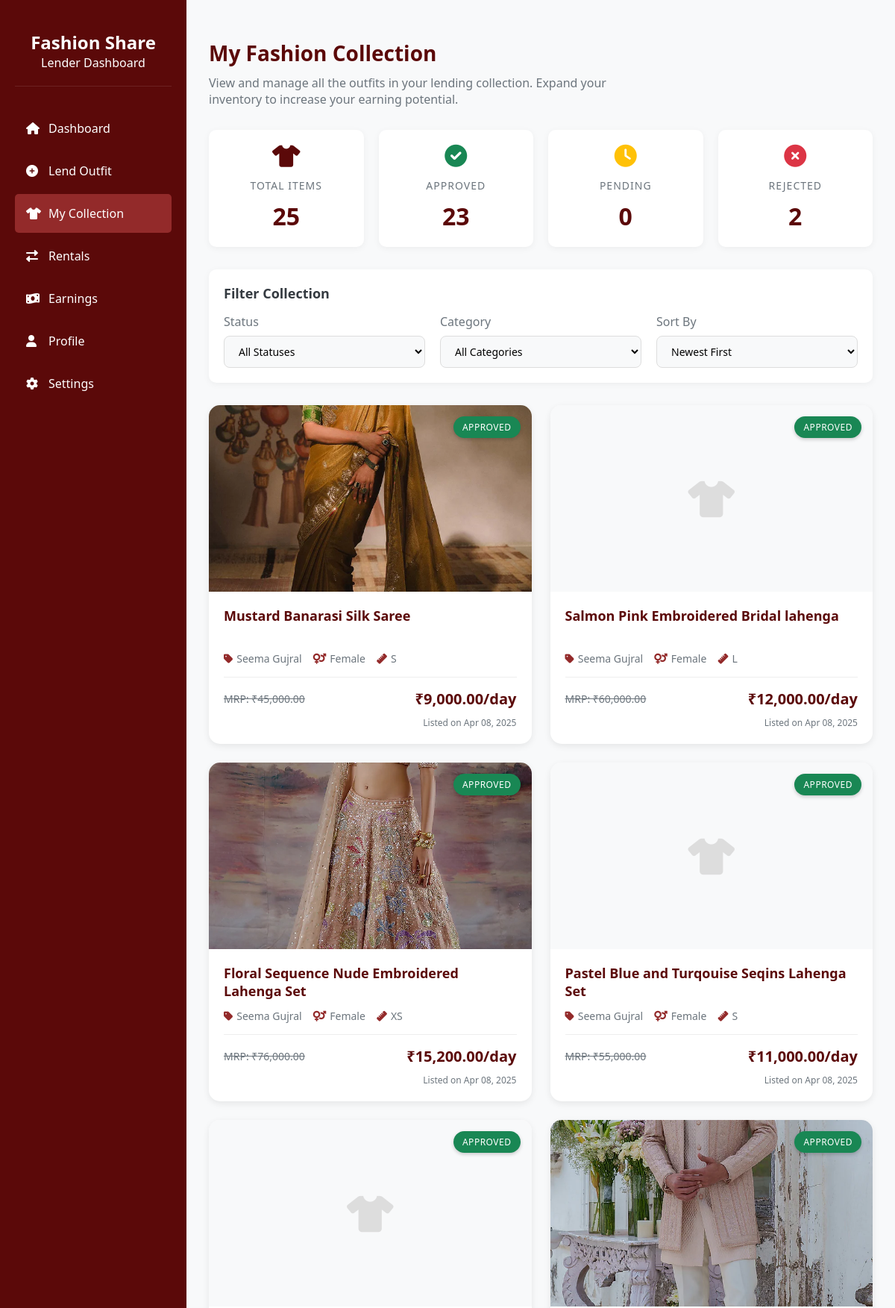
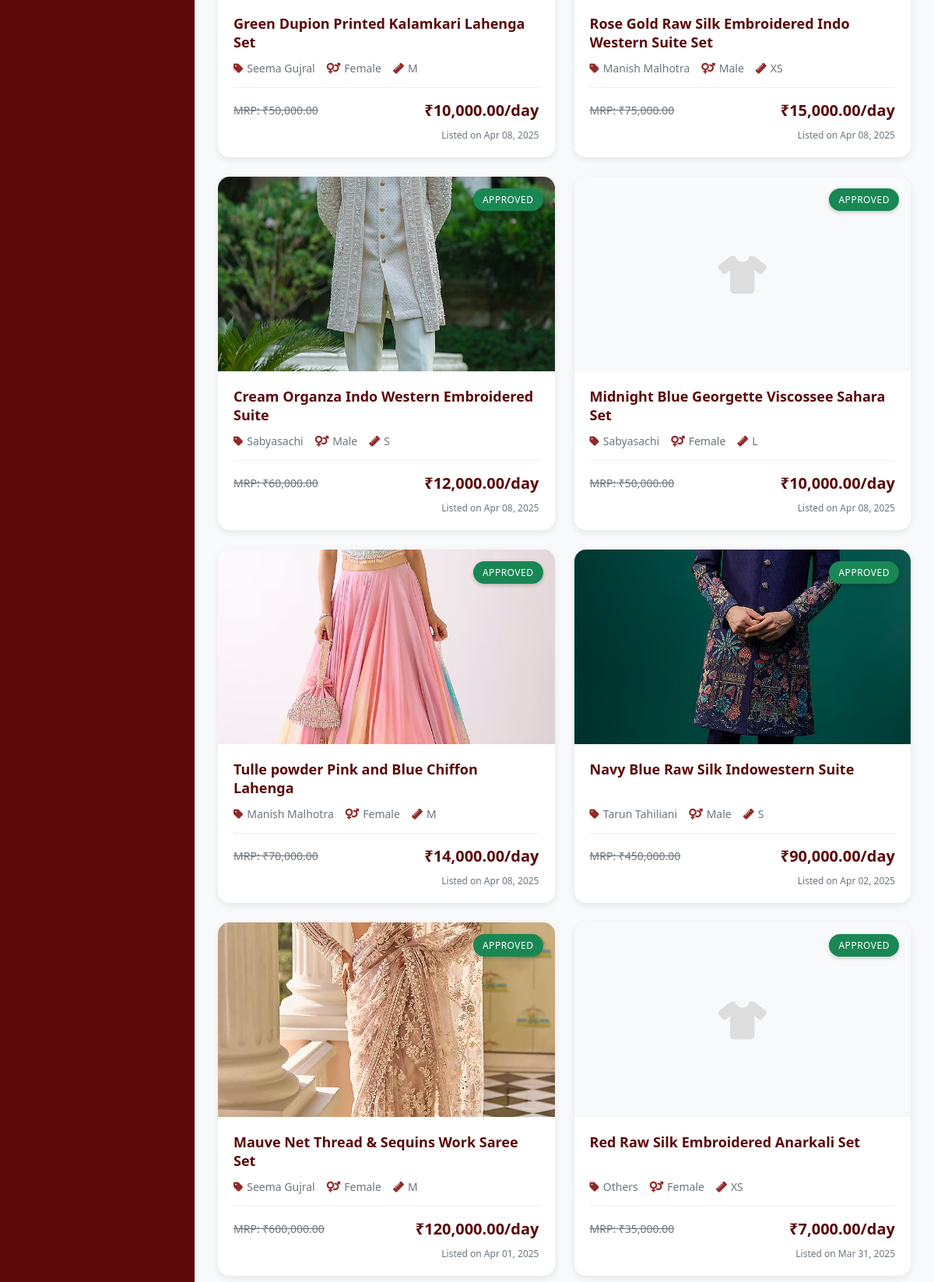
The app's page /my_outfits.php (signed in, upper part) with its own data (2 pictures, top to bottom).
### tables this page shows
CREATE TABLE `tbl_outfit` (
  `outfit_id` int(11) NOT NULL,
  `description_id` int(11) DEFAULT NULL,
  `brand_id` int(11) DEFAULT NULL,
  `size_id` int(11) DEFAULT NULL,
  `gender_id` int(11) DEFAULT NULL,
  `mrp` decimal(10,2) NOT NULL,
  `image1` varchar(255) DEFAULT NULL,
  `status` enum('pending','approved','rejected') DEFAULT 'pending',
  `email` varchar(255) NOT NULL,
  `purchase_year` int(11) NOT NULL,
  `city` varchar(100) NOT NULL,
  `image2` varchar(255) DEFAULT NULL,
  `image3` varchar(255) DEFAULT NULL,
  `proof_image` varchar(255) DEFAULT NULL,
  `address` text NOT NULL,
  `price_id` int(11) DEFAULT NULL,
  `type_id` int(11) DEFAULT NULL,
  `occasion_id` int(11) DEFAULT NULL,
  `created_at` timestamp NOT NULL DEFAULT current_timestamp(),
  `updated_at` timestamp NOT NULL DEFAULT current_timestamp() ON UPDATE current_timestamp()
);

CREATE TABLE `tbl_description` (
  `id` int(11) NOT NULL,
  `description_text` text NOT NULL
);

CREATE TABLE `tbl_subcategory` (
  `id` int(11) NOT NULL,
  `category_id` int(11) NOT NULL,
  `subcategory_name` varchar(255) NOT NULL
);

### my_outfits.php (the view, shortened to what this page needs)
<?php
include 'connect.php';
$user_id = $_SESSION['id'];
$lender_query = "SELECT name, email FROM tbl_users WHERE user_id = ?";
$lender_stmt = $conn->prepare($lender_query);
$lender_stmt->bind_param("i", $user_id);
$lender_result = $lender_stmt->get_result();
$lender = $lender_result->fetch_assoc();
$outfits_query = "SELECT o.outfit_id, o.status, o.mrp, o.image1, o.created_at, o.purchase_year, o.city,
                  d.description_text, b.subcategory_name as brand_name, t.subcategory_name as type_name,
                  s.subcategory_name as size_name, g.subcategory_name as gender_name,
                  oc.subcategory_name as occasion_name
                  FROM tbl_outfit o
                  LEFT JOIN tbl_description d ON o.description_id = d.id
                  LEFT JOIN tbl_subcategory b ON o.brand_id = b.id
                  LEFT JOIN tbl_subcategory t ON o.type_id = t.id
                  LEFT JOIN tbl_subcategory s ON o.size_id = s.id
                  LEFT JOIN tbl_subcategory g ON o.gender_id = g.id
                  LEFT JOIN tbl_subcategory oc ON o.occasion_id = oc.id
                  WHERE o.email = ?
                  ORDER BY o.created_at DESC";
$outfits_stmt = $conn->prepare($outfits_query);
$outfits_stmt->bind_param("s", $lender['email']);
if (!$outfits_stmt->execute()) {
    die("Error executing outfits query: " . $outfits_stmt->error);
}
$outfits_result = $outfits_stmt->get_result();
$outfits = $outfits_result->fetch_all(MYSQLI_ASSOC);
$total_outfits = count($outfits);
$pending_count = 0;
$approved_count = 0;
$rejected_count = 0;
foreach ($outfits as $outfit) {
    $status = strtolower($outfit['status']);
    if ($status == 'pending') $pending_count++;
    else if ($status == 'approved') $approved_count++;
    else if ($status == 'rejected') $rejected_count++;
}
?>
<!DOCTYPE html>
<html lang="en">
<head>
    <link href="https://cdnjs.cloudflare.com/ajax/libs/font-awesome/6.0.0/css/all.min.css" rel="stylesheet">
</head>
<body>
    <div class="sidebar">
        <div class="sidebar-header">
            <h2>Fashion Share</h2>
            <p>Lender Dashboard</p>
        </div>
        <div class="sidebar-menu">
            <a href="lender_dashboard.php" class="menu-item" style="text-decoration: none; color: white;">
                <i class="fas fa-home"></i> Dashboard
            </a>
            <a href="lending.php" class="menu-item" style="text-decoration: none; color: white;">
                <i class="fas fa-plus-circle"></i> Lend Outfit
            </a>
            <a href="my_outfits.php" class="menu-item active" style="text-decoration: none; color: white; background-color: var(--secondary);">
                <i class="fas fa-tshirt"></i> My Collection
            </a>
            <a href="current_rentals.php" class="menu-item" style="text-decoration: none; color: white;">
                <i class="fas fa-exchange-alt"></i> Rentals
            </a>
            <a href="earnings.php" class="menu-item" style="text-decoration: none; color: white;">
                <i class="fas fa-money-bill-wave"></i> Earnings
            </a>
            <a href="lender_profile.php" class="menu-item" style="text-decoration: none; color: white;">
                <i class="fas fa-user"></i> Profile
            </a>
            <a href="settings.php" class="menu-item" style="text-decoration: none; color: white;">
                <i class="fas fa-cog"></i> Settings
            </a>
        </div>
    </div>
    <div class="main-content">
        <div class="page-header">
            <h1 class="page-title">My Fashion Collection</h1>
            <p class="page-description">
                View and manage all the outfits in your lending collection. Expand your inventory to increase your earning potential.
            </p>
        </div>
        <div class="stats-container">
            <div class="stat-card">
                <div class="stat-icon icon-total">
                    <i class="fas fa-tshirt"></i>
                </div>
                <div class="stat-title">Total Items</div>
                <div class="stat-value"><?php echo $total_outfits; ?></div>
            </div>
            <div class="stat-card">
                <div class="stat-icon icon-approved">
                    <i class="fas fa-check-circle"></i>
                </div>
                <div class="stat-title">Approved</div>
                <div class="stat-value"><?php echo $approved_count; ?></div>
            </div>
            <div class="stat-card">
                <div class="stat-icon icon-pending">
                    <i class="fas fa-clock"></i>
                </div>
                <div class="stat-title">Pending</div>
                <div class="stat-value"><?php echo $pending_count; ?></div>
            </div>
            <div class="stat-card">
                <div class="stat-icon icon-rejected">
                    <i class="fas fa-times-circle"></i>
                </div>
                <div class="stat-title">Rejected</div>
                <div class="stat-value"><?php echo $rejected_count; ?></div>
            </div>
        </div>
        <div class="filter-container">
            <h3 class="filter-title">Filter Collection</h3>
            <div class="filters">
                <div class="filter-group">
                    <label for="status-filter" class="filter-label">Status</label>
                    <select id="status-filter" class="filter-select">
                        <option value="all">All Statuses</option>
                    </select>
                </div>
                <div class="filter-group">
                    <label for="category-filter" class="filter-label">Category</label>
                    <select id="category-filter" class="filter-select">
                        <option value="all">All Categories</option>
                    </select>
                </div>
                <div class="filter-group">
                    <label for="sort-filter" class="filter-label">Sort By</label>
                    <select id="sort-filter" class="filter-select">
                        <option value="newest">Newest First</option>
                    </select>
                </div>
            </div>
        </div>
        <?php if (empty($outfits)): ?>
            <div class="no-outfits">
                <i class="fas fa-tshirt"></i>
                <h3>Your Collection is Empty</h3>
                <p>You haven't listed any outfits yet. Start sharing your fashion collection today and earn money from items you don't wear regularly.</p>
                <a href="lending.php" class="btn-add-outfit">
                    <i class="fas fa-plus-circle"></i> Add Your First Outfit
                </a>
            </div>
        <?php else: ?>
            <div class="outfit-collection">
                <?php foreach ($outfits as $outfit):
                    $rental_price = $outfit['mrp'] * 0.20;
                    $imagePath = '';
                    if (!empty($outfit['image1'])) {
                        $baseImageNumber = str_replace('_image1.jpg', '', $outfit['image1']);
                        $imagePath = 'uploads/' . $baseImageNumber . '_image1.jpg';
                    }
                ?>
                    <div class="outfit-item" data-status="<?php echo strtolower($outfit['status']); ?>">
                        <div class="outfit-image-wrapper">
                            <?php if (!empty($imagePath) && file_exists($imagePath)): ?>
                                <img src="<?php echo htmlspecialchars($imagePath); ?>" alt="<?php echo htmlspecialchars($outfit['description_text'] ?? 'Fashion outfit'); ?>" class="outfit-image">
                            <?php else: ?>
                                <div class="outfit-image" style="background-color: #f8f9fa; display: flex; align-items: center; justify-content: center;">
                                    <i class="fas fa-tshirt" style="font-size: 50px; color: #ddd;"></i>
                                </div>
                            <?php endif; ?>
                            <div class="outfit-status-badge status-<?php echo strtolower($outfit['status']); ?>">
                                <?php echo ucfirst(htmlspecialchars($outfit['status'])); ?>
                            </div>
                        </div>
                        <div class="outfit-details">
                            <h3 class="outfit-name"><?php echo htmlspecialchars($outfit['description_text'] ?? 'Untitled Outfit'); ?></h3>
                            <div class="outfit-meta">
                                <div class="meta-item">
                                    <i class="fas fa-tag"></i>
                                    <span><?php echo htmlspecialchars($outfit['brand_name'] ?? 'Unknown Brand'); ?></span>
                                </div>
                                <div class="meta-item">
                                    <i class="fas fa-venus-mars"></i>
                                    <span><?php echo htmlspecialchars($outfit['gender_name'] ?? 'Unisex'); ?></span>
                                </div>
                                <div class="meta-item">
                                    <i class="fas fa-ruler"></i>
                                    <span><?php echo htmlspecialchars($outfit['size_name'] ?? 'Standard'); ?></span>
                                </div>
                            </div>
                            <div class="divider"></div>
                            <div class="outfit-pricing">
                                <div class="price-mrp">MRP: ₹<?php echo number_format($outfit['mrp'], 2); ?></div>
                                <div class="price-rental">₹<?php echo number_format($rental_price, 2); ?>/day</div>
                            </div>
                            <div class="outfit-date">
                                Listed on <?php echo date('M d, Y', strtotime($outfit['created_at'])); ?>
                            </div>
                        </div>
                    </div>
                <?php endforeach; ?>
            </div>
        <?php endif; ?>
    </div>
</body>
</html>

### my_outfits.php (style rules this page uses)
* { margin: 0; padding: 0; box-sizing: border-box; font-family: 'Segoe UI', Tahoma, Geneva, Verdana, sans-serif; }
:root { --primary: rgb(91, 9, 9); --secondary: rgb(147, 42, 42); --accent: rgb(217, 177, 153); --light: #f8f9fa; --dark: #343a40; --success: #198754; --warning: #ffc107; --danger: #dc3545; --gray: #6c757d; }
body { background-color: var(--light); color: var(--dark); }
.sidebar { position: fixed; left: 0; top: 0; height: 100%; width: 250px; background-color: var(--primary); color: white; padding: 20px; overflow-y: auto; z-index: 100; }
.sidebar-header { text-align: center; padding: 20px 0; border-bottom: 1px solid rgba(255,255,255,0.1); }
.sidebar-menu { margin-top: 30px; }
.menu-item { display: flex; align-items: center; padding: 15px; cursor: pointer; transition: all 0.3s; border-radius: 5px; margin-bottom: 5px; color: white; text-decoration: none; }
.menu-item i { margin-right: 10px; width: 20px; }
.main-content { margin-left: 250px; padding: 30px; }
.page-header { margin-bottom: 30px; position: relative; }
.page-title { font-size: 28px; color: var(--primary); margin-bottom: 10px; font-weight: 600; }
.page-description { color: var(--gray); font-size: 16px; max-width: 600px; }
.stats-container { display: grid; grid-template-columns: repeat(auto-fit, minmax(200px, 1fr)); gap: 20px; margin-bottom: 30px; }
.stat-card { background: white; border-radius: 10px; padding: 20px; box-shadow: 0 2px 10px rgba(0,0,0,0.05); text-align: center; transition: transform 0.3s; }
.stat-icon { font-size: 30px; margin-bottom: 15px; }
.stat-title { font-size: 14px; color: var(--gray); margin-bottom: 10px; text-transform: uppercase; letter-spacing: 1px; }
.stat-value { font-size: 32px; font-weight: 600; color: var(--primary); }
.icon-total { color: var(--primary); }
.icon-approved { color: var(--success); }
.icon-pending { color: var(--warning); }
.icon-rejected { color: var(--danger); }
.filter-container { background-color: white; border-radius: 10px; padding: 20px; margin-bottom: 30px; box-shadow: 0 2px 10px rgba(0,0,0,0.05); }
.filter-title { font-size: 18px; margin-bottom: 15px; color: var(--dark); font-weight: 600; }
.filters { display: flex; flex-wrap: wrap; gap: 20px; }
.filter-group { flex: 1; min-width: 200px; }
.filter-label { display: block; margin-bottom: 8px; font-weight: 500; color: var(--gray); }
.filter-select { width: 100%; padding: 10px 15px; border-radius: 8px; border: 1px solid #ddd; background-color: var(--light); font-size: 14px; }
.outfit-collection { display: grid; grid-template-columns: repeat(auto-fill, minmax(300px, 1fr)); gap: 25px; margin-top: 20px; }
.outfit-item { background-color: white; border-radius: 15px; overflow: hidden; box-shadow: 0 3px 10px rgba(0,0,0,0.08); transition: all 0.3s ease; cursor: pointer; }
.outfit-image-wrapper { position: relative; height: 250px; overflow: hidden; }
.outfit-image { width: 100%; height: 100%; object-fit: cover; transition: transform 0.5s; }
.outfit-status-badge { position: absolute; top: 15px; right: 15px; padding: 6px 12px; border-radius: 20px; font-weight: 500; font-size: 12px; text-transform: uppercase; letter-spacing: 0.5px; box-shadow: 0 2px 5px rgba(0,0,0,0.2); }
.status-approved { background-color: var(--success); color: white; }
.outfit-details { padding: 20px; }
.outfit-name { font-size: 18px; font-weight: 600; margin-bottom: 10px; color: var(--primary); display: -webkit-box; -webkit-line-clamp: 2; -webkit-box-orient: vertical; overflow: hidden; text-overflow: ellipsis; height: 50px; }
.outfit-meta { display: flex; flex-wrap: wrap; gap: 15px; margin-bottom: 15px; }
.meta-item { display: flex; align-items: center; gap: 5px; font-size: 14px; color: var(--gray); }
.meta-item i { color: var(--secondary); }
.divider { height: 1px; background-color: #eee; margin: 15px 0; }
.outfit-pricing { display: flex; justify-content: space-between; align-items: center; }
.price-mrp { color: var(--gray); text-decoration: line-through; font-size: 14px; }
.price-rental { font-weight: 700; color: var(--primary); font-size: 20px; }
.outfit-date { font-size: 12px; color: var(--gray); margin-top: 10px; text-align: right; }

### records on screen
tbl_outfit: image1 (picture), status "APPROVED", description.description_text "Mustard Banarasi Silk Saree", brand.subcategory_name "Seema Gujral", gender.subcategory_name "Female", size.subcategory_name "S", mrp "45,000.00", mrp "9,000.00", created_at "Apr 08, 2025"
tbl_outfit: status "APPROVED", description.description_text "Salmon Pink Embroidered Bridal lahenga", brand.subcategory_name "Seema Gujral", gender.subcategory_name "Female", size.subcategory_name "L", mrp "60,000.00", mrp "12,000.00", created_at "Apr 08, 2025"
tbl_outfit: image1 (picture), status "APPROVED", description.description_text "Floral Sequence Nude Embroidered Lahenga Set", brand.subcategory_name "Seema Gujral", gender.subcategory_name "Female", size.subcategory_name "XS", mrp "76,000.00", mrp "15,200.00", created_at "Apr 08, 2025"
tbl_outfit: status "APPROVED", description.description_text "Pastel Blue and Turqouise Seqins Lahenga Set", brand.subcategory_name "Seema Gujral", gender.subcategory_name "Female", size.subcategory_name "S", mrp "55,000.00", mrp "11,000.00", created_at "Apr 08, 2025"
tbl_outfit: status "APPROVED", description.description_text "Green Dupion Printed Kalamkari Lahenga Set", brand.subcategory_name "Seema Gujral", gender.subcategory_name "Female", size.subcategory_name "M", mrp "50,000.00", mrp "10,000.00", created_at "Apr 08, 2025"
tbl_outfit: image1 (picture), status "APPROVED", description.description_text "Rose Gold Raw Silk Embroidered Indo Western Suite Set", brand.subcategory_name "Manish Malhotra", gender.subcategory_name "Male", size.subcategory_name "XS", mrp "75,000.00", mrp "15,000.00", created_at "Apr 08, 2025"
tbl_outfit: image1 (picture), status "APPROVED", description.description_text "Cream Organza Indo Western Embroidered Suite", brand.subcategory_name "Sabyasachi", gender.subcategory_name "Male", size.subcategory_name "S", mrp "60,000.00", mrp "12,000.00", created_at "Apr 08, 2025"
tbl_outfit: status "APPROVED", description.description_text "Midnight Blue Georgette Viscossee Sahara Set", brand.subcategory_name "Sabyasachi", gender.subcategory_name "Female", size.subcategory_name "L", mrp "50,000.00", mrp "10,000.00", created_at "Apr 08, 2025"
tbl_outfit: image1 (picture), status "APPROVED", description.description_text "Tulle powder Pink and Blue Chiffon Lahenga", brand.subcategory_name "Manish Malhotra", gender.subcategory_name "Female", size.subcategory_name "M", mrp "70,000.00", mrp "14,000.00", created_at "Apr 08, 2025"
tbl_outfit: image1 (picture), status "APPROVED", description.description_text "Navy Blue Raw Silk Indowestern Suite", brand.subcategory_name "Tarun Tahiliani", gender.subcategory_name "Male", size.subcategory_name "S", mrp "450,000.00", mrp "90,000.00", created_at "Apr 02, 2025"
tbl_outfit: image1 (picture), status "APPROVED", description.description_text "Mauve Net Thread & Sequins Work Saree Set", brand.subcategory_name "Seema Gujral", gender.subcategory_name "Female", size.subcategory_name "M", mrp "600,000.00", mrp "120,000.00", created_at "Apr 01, 2025"
tbl_outfit: status "APPROVED", description.description_text "Red Raw Silk Embroidered Anarkali Set", brand.subcategory_name "Others", gender.subcategory_name "Female", size.subcategory_name "XS", mrp "35,000.00", mrp "7,000.00", created_at "Mar 31, 2025"

### other values on screen
$total_outfits "25"
$approved_count "23"
$pending_count "0"
$rejected_count "2"
